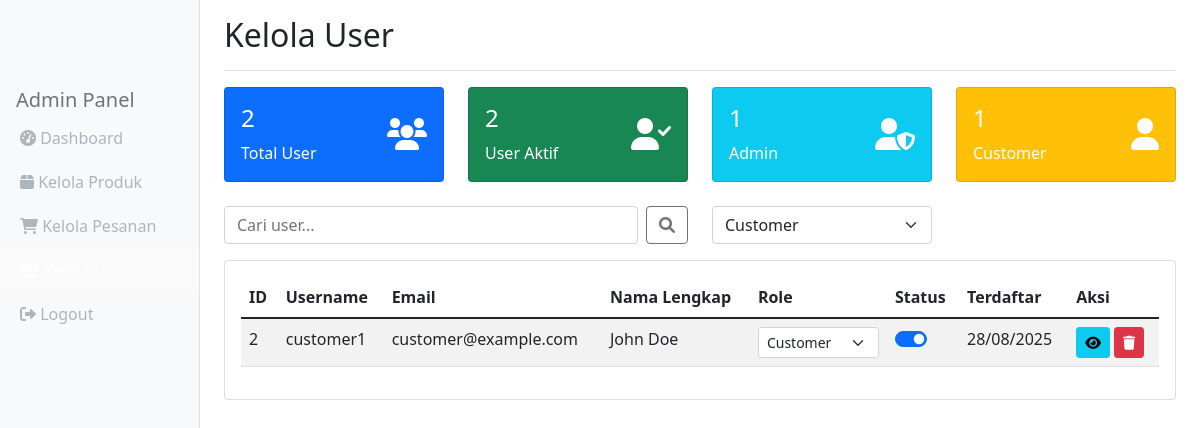
Screenshot of /admin/users.php?role=customer (signed in) with the database file from the repository.
### tables this page shows
CREATE TABLE `users` (
  `id` int(11) NOT NULL AUTO_INCREMENT,
  `username` varchar(50) NOT NULL,
  `email` varchar(100) NOT NULL,
  `password` varchar(255) NOT NULL,
  `full_name` varchar(100) NOT NULL,
  `phone` varchar(20) DEFAULT NULL,
  `role` enum('customer','admin') DEFAULT 'customer',
  `is_active` tinyint(1) DEFAULT 1,
  `email_verified_at` timestamp NULL DEFAULT NULL,
  `created_at` timestamp NOT NULL DEFAULT current_timestamp(),
  `updated_at` timestamp NOT NULL DEFAULT current_timestamp() ON UPDATE current_timestamp(),
  PRIMARY KEY (`id`),
  UNIQUE KEY `username` (`username`),
  UNIQUE KEY `email` (`email`)
);

### classes/User.php (called while the page is built, shortened)
<?php
class User {
    private $conn;
    private $table_name = "users";
    public function __construct($db) {
        $this->conn = $db;
    }
    public function getAllUsers($limit = 10, $offset = 0, $search = '', $role_filter = '') {
        $where_conditions = [];
        $params = [];
        if (!empty($role_filter)) {
            $where_conditions[] = "role = :role";
            $params[':role'] = $role_filter;
        }
        $where_clause = !empty($where_conditions) ? 'WHERE ' . implode(' AND ', $where_conditions) : '';
        $query = "SELECT id, username, email, full_name, phone, role, is_active, created_at
                 FROM " . $this->table_name . "
                 " . $where_clause . "
                 ORDER BY created_at DESC
                 LIMIT :limit OFFSET :offset";
        $stmt = $this->conn->prepare($query);
        foreach ($params as $key => $value) {
            $stmt->bindValue($key, $value);
        }
        $stmt->bindValue(':limit', (int)$limit, PDO::PARAM_INT);
        $stmt->bindValue(':offset', (int)$offset, PDO::PARAM_INT);
        $stmt->execute();
        return $stmt->fetchAll(PDO::FETCH_ASSOC);
    }
    public function getUserStats() {
        $stats = [];
        $query = "SELECT COUNT(*) as total FROM " . $this->table_name;
        $stmt = $this->conn->prepare($query);
        $stmt->execute();
        $stats['total_users'] = $stmt->fetch(PDO::FETCH_ASSOC)['total'];
        $query = "SELECT COUNT(*) as total FROM " . $this->table_name . " WHERE is_active = 1";
        $stmt = $this->conn->prepare($query);
        $stmt->execute();
        $stats['active_users'] = $stmt->fetch(PDO::FETCH_ASSOC)['total'];
        $query = "SELECT role, COUNT(*) as count FROM " . $this->table_name . " GROUP BY role";
        $stmt = $this->conn->prepare($query);
        $stmt->execute();
        $stats['users_by_role'] = $stmt->fetchAll(PDO::FETCH_ASSOC);
        return $stats;
    }
}
?>

### admin/users.php (the view, shortened to what this page needs)
<?php
require_once '../classes/User.php';
$database = new Database();
$db = $database->getConnection();
$user = new User($db);
$page = isset($_GET['page']) ? (int)$_GET['page'] : 1;
$limit = 10;
$offset = ($page - 1) * $limit;
$search = isset($_GET['search']) ? $_GET['search'] : '';
$role_filter = isset($_GET['role']) ? $_GET['role'] : '';
$users = $user->getAllUsers($limit, $offset, $search, $role_filter);
$stats = $user->getUserStats();
?>
<!DOCTYPE html>
<html lang="id">
<head>
    <link href="https://cdn.jsdelivr.net/npm/bootstrap@5.1.3/dist/css/bootstrap.min.css" rel="stylesheet">
    <link href="https://cdnjs.cloudflare.com/ajax/libs/font-awesome/6.0.0/css/all.min.css" rel="stylesheet">
    <link href="../css/admin.css" rel="stylesheet">
</head>
<body>
    <div class="container-fluid">
        <div class="row">
            <nav class="col-md-3 col-lg-2 d-md-block bg-light sidebar">
                <div class="position-sticky pt-3">
                    <h5 class="sidebar-heading px-3 mt-4 mb-1 text-muted">Admin Panel</h5>
                    <ul class="nav flex-column">
                        <li class="nav-item">
                            <a class="nav-link" href="dashboard.php">
                                <i class="fas fa-tachometer-alt"></i> Dashboard
                            </a>
                        </li>
                        <li class="nav-item">
                            <a class="nav-link" href="products.php">
                                <i class="fas fa-box"></i> Kelola Produk
                            </a>
                        </li>
                        <li class="nav-item">
                            <a class="nav-link" href="orders.php">
                                <i class="fas fa-shopping-cart"></i> Kelola Pesanan
                            </a>
                        </li>
                        <li class="nav-item">
                            <a class="nav-link active" href="users.php">
                                <i class="fas fa-users"></i> Kelola User
                            </a>
                        </li>
                        <li class="nav-item">
                            <a class="nav-link" href="../logout.php">
                                <i class="fas fa-sign-out-alt"></i> Logout
                            </a>
                        </li>
                    </ul>
                </div>
            </nav>
            <main class="col-md-9 ms-sm-auto col-lg-10 px-md-4">
                <div class="d-flex justify-content-between flex-wrap flex-md-nowrap align-items-center pt-3 pb-2 mb-3 border-bottom">
                    <h1 class="h2">Kelola User</h1>
                </div>
                <div class="row mb-4">
                    <div class="col-md-3">
                        <div class="card text-white bg-primary">
                            <div class="card-body">
                                <div class="d-flex justify-content-between">
                                    <div>
                                        <h4><?php echo $stats['total_users']; ?></h4>
                                        <p class="card-text">Total User</p>
                                    </div>
                                    <div class="align-self-center">
                                        <i class="fas fa-users fa-2x"></i>
                                    </div>
                                </div>
                            </div>
                        </div>
                    </div>
                    <div class="col-md-3">
                        <div class="card text-white bg-success">
                            <div class="card-body">
                                <div class="d-flex justify-content-between">
                                    <div>
                                        <h4><?php echo $stats['active_users']; ?></h4>
                                        <p class="card-text">User Aktif</p>
                                    </div>
                                    <div class="align-self-center">
                                        <i class="fas fa-user-check fa-2x"></i>
                                    </div>
                                </div>
                            </div>
                        </div>
                    </div>
                    <?php
                    function getRoleCount($users_by_role, $target_role) {
                        foreach ($users_by_role as $role_data) {
                            if ($role_data['role'] === $target_role) {
                                return $role_data['count'];
                            }
                        }
                        return 0;
                    }
                    ?>
                    <div class="col-md-3">
                        <div class="card text-white bg-info">
                            <div class="card-body">
                                <div class="d-flex justify-content-between">
                                    <div>
                                        <h4><?php echo getRoleCount($stats['users_by_role'], 'admin'); ?></h4>
                                        <p class="card-text">Admin</p>
                                    </div>
                                    <div class="align-self-center">
                                        <i class="fas fa-user-shield fa-2x"></i>
                                    </div>
                                </div>
                            </div>
                        </div>
                    </div>
                    <div class="col-md-3">
                        <div class="card text-white bg-warning">
                            <div class="card-body">
                                <div class="d-flex justify-content-between">
                                    <div>
                                        <h4><?php echo getRoleCount($stats['users_by_role'], 'customer'); ?></h4>
                                        <p class="card-text">Customer</p>
                                    </div>
                                    <div class="align-self-center">
                                        <i class="fas fa-user fa-2x"></i>
                                    </div>
                                </div>
                            </div>
                        </div>
                    </div>
                </div>
                <div class="row mb-3">
                    <div class="col-md-6">
                        <form method="GET" class="d-flex">
                            <input type="text" class="form-control me-2" name="search" placeholder="Cari user..." value="<?php echo htmlspecialchars($search); ?>">
                            <button class="btn btn-outline-secondary" type="submit">
                                <i class="fas fa-search"></i>
                            </button>
                        </form>
                    </div>
                    <div class="col-md-3">
                        <select class="form-select" onchange="filterByRole(this.value)">
                            <option value="customer" <?php echo $role_filter === 'customer' ? 'selected' : ''; ?>>Customer</option>
                        </select>
                    </div>
                </div>
                <div class="card">
                    <div class="card-body">
                        <div class="table-responsive">
                            <table class="table table-striped">
                                <thead>
                                    <tr>
                                        <th>ID</th>
                                        <th>Username</th>
                                        <th>Email</th>
                                        <th>Nama Lengkap</th>
                                        <th>Role</th>
                                        <th>Status</th>
                                        <th>Terdaftar</th>
                                        <th>Aksi</th>
                                    </tr>
                                </thead>
                                <tbody>
                                    <?php foreach ($users as $u): ?>
                                    <tr id="user-<?php echo $u['id']; ?>">
                                        <td><?php echo $u['id']; ?></td>
                                        <td><?php echo htmlspecialchars($u['username']); ?></td>
                                        <td><?php echo htmlspecialchars($u['email']); ?></td>
                                        <td><?php echo htmlspecialchars($u['full_name']); ?></td>
                                        <td>
                                            <select class="form-select form-select-sm" onchange="updateRole(<?php echo $u['id']; ?>, this.value)" <?php echo $u['id'] == $_SESSION['user_id'] ? 'disabled' : ''; ?>>
                                                <option value="customer" <?php echo $u['role'] === 'customer' ? 'selected' : ''; ?>>Customer</option>
                                            </select>
                                        </td>
                                        <td>
                                            <div class="form-check form-switch">
                                                <input class="form-check-input" type="checkbox" <?php echo $u['is_active'] ? 'checked' : ''; ?>
                                                       onchange="updateStatus(<?php echo $u['id']; ?>, this.checked ? 1 : 0)"
                                                       <?php echo $u['id'] == $_SESSION['user_id'] ? 'disabled' : ''; ?>>
                                            </div>
                                        </td>
                                        <td><?php echo date('d/m/Y', strtotime($u['created_at'])); ?></td>
                                        <td>
                                            <a href="user_detail.php?id=<?php echo $u['id']; ?>" class="btn btn-sm btn-info">
                                                <i class="fas fa-eye"></i>
                                            </a>
                                            <?php if ($u['id'] != $_SESSION['user_id']): ?>
                                            <button class="btn btn-sm btn-danger" onclick="deleteUser(<?php echo $u['id']; ?>)">
                                                <i class="fas fa-trash"></i>
                                            </button>
                                            <?php endif; ?>
                                        </td>
                                    </tr>
                                    <?php endforeach; ?>
                                </tbody>
                            </table>
                        </div>
                    </div>
                </div>
            </main>
        </div>
    </div>
</body>
</html>

### css/admin.css (style rules this page uses)
.sidebar { position: fixed; top: 0; bottom: 0; left: 0; z-index: 100; padding: 48px 0 0; box-shadow: inset -1px 0 0 rgba(0, 0, 0, .1); }
.sidebar .nav-link { color: #adb5bd; padding: 10px 20px; }
.sidebar .nav-link.active { color: #fff; background-color: rgba(255, 255, 255, 0.2); }

### rows the page displays
users: id "2", username "customer1", email "customer@example.com", full_name "John Doe", role+id "Customer", is_active "☑", created_at "28/08/2025"

### other values shown
$stats['total_users'] "2"
$stats['active_users'] "2"
getRoleCount($stats['users_by_role'], 'admin') "1"
getRoleCount($stats['users_by_role'], 'customer') "1"
